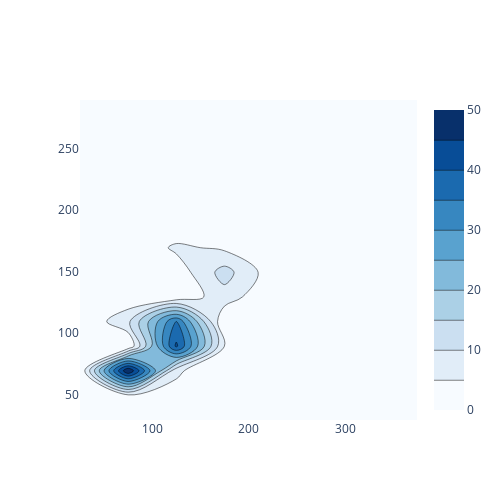

Write notebook code for a chart like this one.
### Code cell
fig = go.Figure(go.Histogram2dContour(
        x = auto['engine_size'],
        y = auto['horsepower'],
        colorscale = 'Blues'
))
fig.update_layout(width=500, height=500)
fig.show()

### Figure 1 — Plotly figure (JSON) as saved in the notebook; plotly's stock layout.template omitted (floating-point values rounded to 4 significant figures; data arrays with more than 128 entries replaced by an {"elided": "..."} marker saying what was removed)
{"data": [{"colorscale": [[0, "rgb(247,251,255)"], [0.125, "rgb(222,235,247)"], [0.25, "rgb(198,219,239)"], [0.375, "rgb(158,202,225)"], [0.5, "rgb(107,174,214)"], [0.625, "rgb(66,146,198)"], [0.75, "rgb(33,113,181)"], [0.875, "rgb(8,81,156)"], [1, "rgb(8,48,107)"]], "type": "histogram2dcontour", "x": {"elided": "201 int values"}, "y": {"elided": "201 int values"}}], "layout": {"height": 500, "width": 500}}
